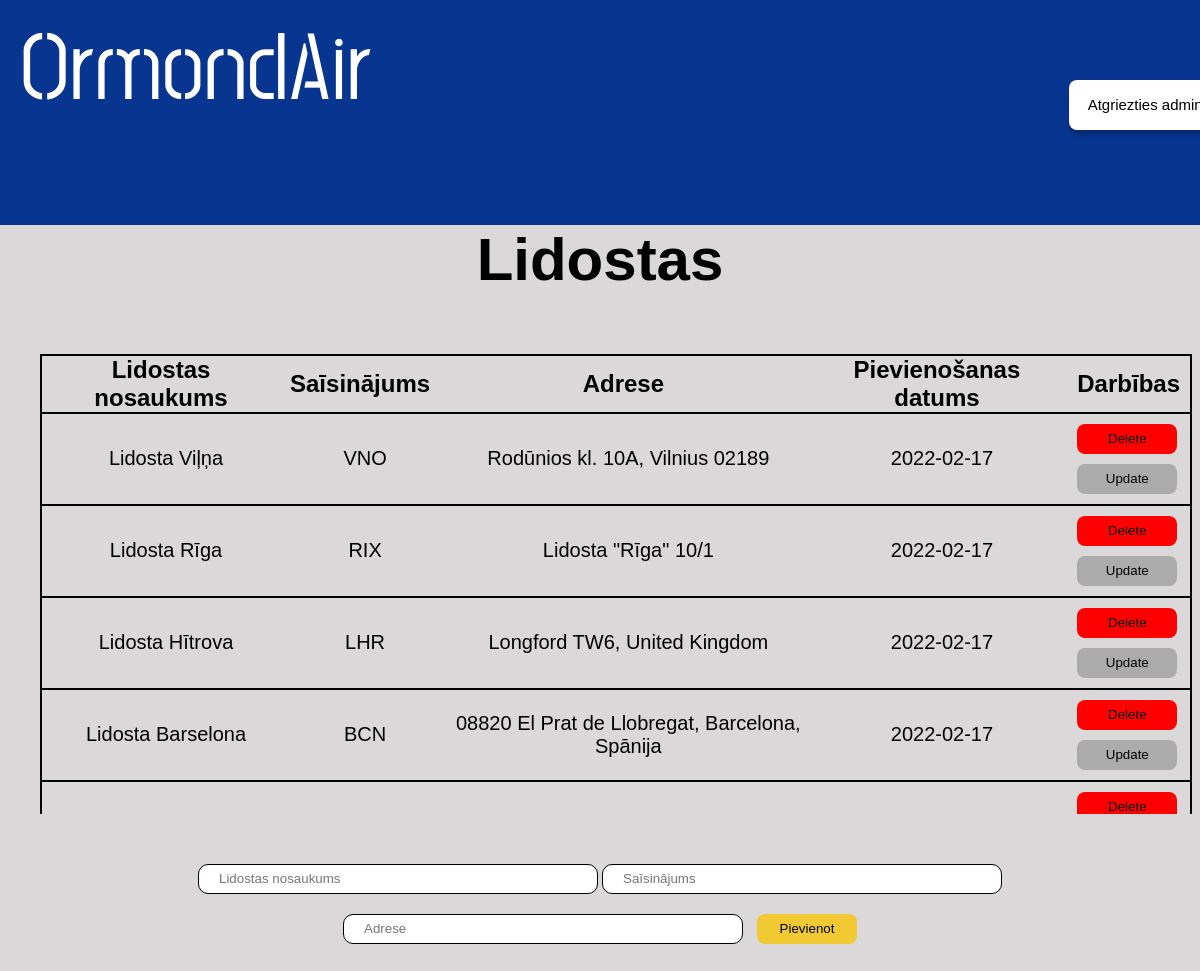
Screenshot of /admin/lidostas with the database file from the repository.
### main.py (models this page shows, shortened)
class Lidosta(db.Model):
    id = db.Column(db.Integer, primary_key=True)
    content = db.Column(db.String(200), nullable=False)
    saisinajums = db.Column(db.String(3), nullable=False)
    adrese = db.Column(db.String(200), nullable=False)
    date_created = db.Column(db.DateTime, default=datetime.utcnow)

### main.py (the view)
@app.route('/admin/lidostas', methods=['POST', 'GET'])
def lidostas():
  if request.method == 'POST':
    new_airport = Lidosta(content=request.form['content'],saisinajums = request.form['saisinajums'], adrese=request.form['adrese'])
    try:
      db.session.add(new_airport)
      db.session.commit()
      return redirect('/admin/lidostas')
    except:
      return "Draugi nav labi!"
  else:
    tasks = Lidosta.query.order_by(Lidosta.date_created).all()
    return render_template('adminlidostas.html', tasks=tasks)

### templates/adminlidostas.html (shortened to what this page needs)
<!DOCTYPE html>
<html lang="en">
  <head>
    <link href="/static/css/stylesheet.css" rel="stylesheet" />
  </head>
  <body>
    <div class="augsejaisBaneris">
      <a href="/"><h1 class="homePage">OrmondAir</h1></a>
      <a href="/admin"><button id="atgriezties_admin">Atgriezties admin</button></a>
    </div>
    <div class="apaksejaisBaneris">
      <h1 id="virsraksts">Lidostas</h1>
      {% if tasks|length < 1 %}
      <h4 id="apaksraksts">Nav pievienota neviena lidosta! </h4>
      {% else %}
      <div class="tabulaBox">
        <table class="tabula">
          <tr class="tabula">
            <th class="teksts">Lidostas nosaukums</th>
            <th class="teksts">Saīsinājums</th>
            <th class="teksts">Adrese</th>
            <th class="teksts">Pievienošanas datums</th>
            <th class="teksts">Darbības</th>
          </tr>
          {% for task in tasks %}
            <tr class="tabula">
              <td class="dbteksts">{{ task.content }}</td>
              <td class="dbteksts">{{ task.saisinajums }}</td>
              <td class="dbteksts">{{ task.adrese }}</td>
              <td class="dbteksts">{{ task.date_created.date() }}</td>
              <td>
                <a href="/delete/{{task.id}}"><button id=dzest>Delete</button></a>
                <br>
                <a href="/update/{{task.id}}"><button id=labot>Update</button></a>
              </td>
            </tr>
          {% endfor %}
        </table>
      </div>
      {% endif %}
      <form action="/admin/lidostas" method="POST" id="form">
        <input class="input" type="text" name="content" id="content" maxlength="50" placeholder="Lidostas nosaukums" required>
        <input class="input" type="text" name="saisinajums" id="saisinajums" maxlength="3" placeholder="Saīsinājums" required>
        <input class="input" type="text" name="adrese" id="adrese" maxlength="50"placeholder="Adrese" required>
        <input type="submit" value="Pievienot" id="pievienot">
      </form>
    </div>
  </body>
</html>

### static/css/stylesheet.css (style rules this page uses)
body { background: rgba(186, 182, 182, 0.53); }
* { margin: 0; padding: 0; box-sizing: border-box; text-decoration: none; }
.augsejaisBaneris { position: absolute; left: 0%; right: 0%; top: 0%; bottom: 84.28%; background: #073590; }
.homePage { position: absolute; left: 0%; font-family: Post No Bills Colombo Medium; font-size: 96px; display: flex; margin-left: 20px; color: #ffffff; user-select: none; }
.apaksejaisBaneris { position: absolute; top: 15.72%; right: 0px; left: 0px; }
#atgriezties_admin { position: absolute; width: 152px; height: 50.63px; left: 89.1%; top: 35.4%; background: #ffffff; border-radius: 8px; box-shadow: 0px 4px 4px rgba(0, 0, 0, 0.25); border-style: none; font-family: Arial, Helvetica, sans-serif; font-size: 15px; cursor: pointer; }
#pievienot { width: 100px; height: 30px; background: #f1c933; border-radius: 8px; outline: none; cursor: pointer; border: 1px solid transparent; margin-left: 10px; }
.teksts { font-family: Arial, Helvetica, sans-serif; font-size: 24px; color: #000000; padding-left: 10px; padding-right: 10px; }
.input { background: #ffffff; border: 1px solid #000000; box-sizing: border-box; border-radius: 10px; outline: none; padding-left: 20px; padding-right: 20px; width: 400px; height: 30px; margin-top: 10px; margin-bottom: 10px; }
#dzest { width: 100px; height: 30px; background: #ff0000; border-radius: 8px; outline: none; cursor: pointer; border: 1px solid transparent; margin-top: 10px; margin-left: 10px; }
#labot { width: 100px; height: 30px; background: #ababab; border-radius: 8px; outline: none; cursor: pointer; border: 1px solid transparent; margin-top: 10px; margin-left: 10px; margin-bottom: 10px; }
.dbteksts { text-align: center; font-family: Arial, Helvetica, sans-serif; font-size: 20px; color: #000000; padding-left: 10px; }
#virsraksts { text-align: center; font-family: Arial, Helvetica, sans-serif; font-size: 60px; color: #000000; }
.tabula { border-collapse: collapse; border: solid 2px #000000; margin-left: auto; margin-right: auto; margin-top: 40px; margin-bottom: 40px; }
#form { text-align: center; }
.tabulaBox { display: block; max-height: 500px; width: 96%; overflow: auto; margin-top: 20px; margin-left: 40px; margin-bottom: 40px; }

### rows the page displays
Lidosta: content "Lidosta Viļņa", saisinajums "VNO", adrese "Rodūnios kl. 10A, Vilnius 02189", date_created "2022-02-17"
Lidosta: content "Lidosta Rīga", saisinajums "RIX", adrese "Lidosta \"Rīga\" 10/1", date_created "2022-02-17"
Lidosta: content "Lidosta Hītrova", saisinajums "LHR", adrese "Longford TW6, United Kingdom", date_created "2022-02-17"
Lidosta: content "Lidosta Barselona", saisinajums "BCN", adrese "08820 El Prat de Llobregat, Barcelona, Spānija", date_created "2022-02-17"
